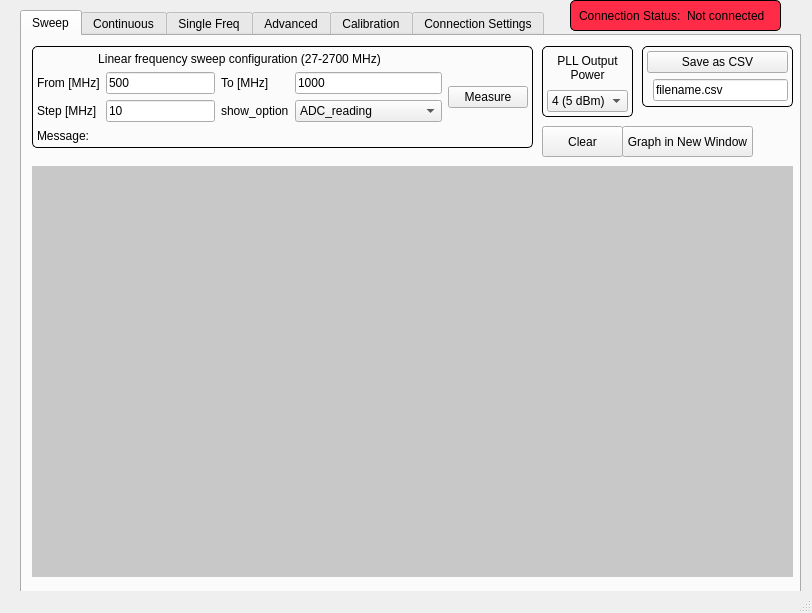
<?xml version="1.0" encoding="UTF-8"?>
<ui version="4.0">
 <class>MainWindow</class>
 <widget class="QMainWindow" name="MainWindow">
  <property name="geometry">
   <rect>
    <x>0</x>
    <y>0</y>
    <width>812</width>
    <height>613</height>
   </rect>
  </property>
  <property name="windowTitle">
   <string>Antenna Measurement System</string>
  </property>
  <widget class="QWidget" name="centralwidget">
   <widget class="QTabWidget" name="tabWidget">
    <property name="geometry">
     <rect>
      <x>20</x>
      <y>10</y>
      <width>781</width>
      <height>601</height>
     </rect>
    </property>
    <property name="currentIndex">
     <number>0</number>
    </property>
    <widget class="QWidget" name="Tab1">
     <attribute name="title">
      <string>Sweep</string>
     </attribute>
     <widget class="QWidget" name="gridWidget" native="true">
      <property name="geometry">
       <rect>
        <x>10</x>
        <y>10</y>
        <width>501</width>
        <height>102</height>
       </rect>
      </property>
      <property name="styleSheet">
       <string notr="true">QWidget#gridWidget{
border-radius: 5px; border: 1px solid white;
border-color: rgb(0, 0, 0);}</string>
      </property>
      <layout class="QGridLayout" name="gridLayout">
       <property name="leftMargin">
        <number>5</number>
       </property>
       <property name="topMargin">
        <number>5</number>
       </property>
       <property name="rightMargin">
        <number>5</number>
       </property>
       <property name="bottomMargin">
        <number>5</number>
       </property>
       <item row="2" column="0">
        <widget class="QLabel" name="label">
         <property name="text">
          <string>From [MHz]</string>
         </property>
        </widget>
       </item>
       <item row="2" column="3">
        <widget class="QLineEdit" name="toEdit">
         <property name="text">
          <string>1000</string>
         </property>
        </widget>
       </item>
       <item row="2" column="4" rowspan="2">
        <widget class="QPushButton" name="measButton">
         <property name="text">
          <string>Measure</string>
         </property>
        </widget>
       </item>
       <item row="1" column="0" colspan="4">
        <widget class="QLabel" name="label_2">
         <property name="text">
          <string>Linear frequency sweep configuration (27-2700 MHz)</string>
         </property>
         <property name="alignment">
          <set>Qt::AlignCenter</set>
         </property>
        </widget>
       </item>
       <item row="3" column="1">
        <widget class="QLineEdit" name="stepEdit">
         <property name="text">
          <string>10</string>
         </property>
        </widget>
       </item>
       <item row="2" column="1">
        <widget class="QLineEdit" name="fromEdit">
         <property name="cursor">
          <cursorShape>IBeamCursor</cursorShape>
         </property>
         <property name="inputMethodHints">
          <set>Qt::ImhDigitsOnly</set>
         </property>
         <property name="text">
          <string>500</string>
         </property>
         <property name="clearButtonEnabled">
          <bool>false</bool>
         </property>
        </widget>
       </item>
       <item row="2" column="2">
        <widget class="QLabel" name="label_3">
         <property name="text">
          <string>To [MHz]</string>
         </property>
        </widget>
       </item>
       <item row="5" column="0" colspan="5">
        <widget class="QLabel" name="msgLabel">
         <property name="text">
          <string>Message:</string>
         </property>
        </widget>
       </item>
       <item row="3" column="0">
        <widget class="QLabel" name="label_4">
         <property name="text">
          <string>Step [MHz]</string>
         </property>
        </widget>
       </item>
       <item row="3" column="3">
        <widget class="QComboBox" name="comboBox_4">
         <item>
          <property name="text">
           <string>ADC_reading</string>
          </property>
         </item>
         <item>
          <property name="text">
           <string>Reflection Coefficient</string>
          </property>
         </item>
         <item>
          <property name="text">
           <string>SWR</string>
          </property>
         </item>
        </widget>
       </item>
       <item row="3" column="2">
        <widget class="QLabel" name="label_27">
         <property name="text">
          <string>show_option</string>
         </property>
        </widget>
       </item>
      </layout>
     </widget>
     <widget class="PlotWidget" name="sweepGraphWidget" native="true">
      <property name="geometry">
       <rect>
        <x>10</x>
        <y>130</y>
        <width>761</width>
        <height>411</height>
       </rect>
      </property>
      <property name="autoFillBackground">
       <bool>false</bool>
      </property>
      <property name="styleSheet">
       <string notr="true">background-color: rgb(200, 200, 200);</string>
      </property>
     </widget>
     <widget class="QWidget" name="PLLsettingsWidget" native="true">
      <property name="geometry">
       <rect>
        <x>520</x>
        <y>10</y>
        <width>91</width>
        <height>71</height>
       </rect>
      </property>
      <property name="styleSheet">
       <string notr="true">QWidget#PLLsettingsWidget{
border-radius: 5px; border: 1px solid white;
border-color: rgb(0, 0, 0);
}</string>
      </property>
      <layout class="QGridLayout" name="gridLayout_3">
       <property name="leftMargin">
        <number>5</number>
       </property>
       <property name="topMargin">
        <number>5</number>
       </property>
       <property name="rightMargin">
        <number>5</number>
       </property>
       <property name="bottomMargin">
        <number>5</number>
       </property>
       <item row="1" column="0">
        <widget class="QComboBox" name="comboBox">
         <item>
          <property name="text">
           <string>4 (5 dBm)</string>
          </property>
         </item>
         <item>
          <property name="text">
           <string>3 (2 dBm)</string>
          </property>
         </item>
         <item>
          <property name="text">
           <string>2 (-1 dBm)</string>
          </property>
         </item>
         <item>
          <property name="text">
           <string>1 (-4 dBm)</string>
          </property>
         </item>
        </widget>
       </item>
       <item row="0" column="0">
        <widget class="QLabel" name="label_6">
         <property name="text">
          <string>PLL Output 
Power</string>
         </property>
         <property name="alignment">
          <set>Qt::AlignCenter</set>
         </property>
        </widget>
       </item>
      </layout>
     </widget>
     <widget class="QWidget" name="gridWidget2" native="true">
      <property name="geometry">
       <rect>
        <x>620</x>
        <y>10</y>
        <width>151</width>
        <height>61</height>
       </rect>
      </property>
      <property name="styleSheet">
       <string notr="true">QWidget#gridWidget2{
border-radius: 5px; border: 1px solid white;
border-color: rgb(0, 0, 0);
}</string>
      </property>
      <layout class="QGridLayout" name="gridLayout_2">
       <property name="leftMargin">
        <number>5</number>
       </property>
       <property name="topMargin">
        <number>5</number>
       </property>
       <property name="rightMargin">
        <number>5</number>
       </property>
       <property name="bottomMargin">
        <number>5</number>
       </property>
       <item row="2" column="1">
        <widget class="QLineEdit" name="lineEdit_4">
         <property name="text">
          <string>filename.csv</string>
         </property>
        </widget>
       </item>
       <item row="1" column="0" colspan="2">
        <widget class="QPushButton" name="saveButton">
         <property name="mouseTracking">
          <bool>false</bool>
         </property>
         <property name="text">
          <string>Save as CSV</string>
         </property>
        </widget>
       </item>
      </layout>
     </widget>
     <widget class="QPushButton" name="newWindowButton">
      <property name="geometry">
       <rect>
        <x>600</x>
        <y>90</y>
        <width>131</width>
        <height>31</height>
       </rect>
      </property>
      <property name="text">
       <string>Graph in New Window</string>
      </property>
     </widget>
     <widget class="QPushButton" name="clearButton">
      <property name="geometry">
       <rect>
        <x>520</x>
        <y>90</y>
        <width>81</width>
        <height>31</height>
       </rect>
      </property>
      <property name="text">
       <string>Clear</string>
      </property>
     </widget>
    </widget>
    <widget class="QWidget" name="SingleFreqTab">
     <attribute name="title">
      <string>Continuous</string>
     </attribute>
     <widget class="QWidget" name="gridWidget_2" native="true">
      <property name="geometry">
       <rect>
        <x>50</x>
        <y>20</y>
        <width>351</width>
        <height>102</height>
       </rect>
      </property>
      <property name="styleSheet">
       <string notr="true">QWidget#gridWidget_2{
border-radius: 5px; border: 1px solid white;
border-color: rgb(0, 0, 0);}</string>
      </property>
      <layout class="QGridLayout" name="gridLayout_4">
       <property name="leftMargin">
        <number>5</number>
       </property>
       <property name="topMargin">
        <number>5</number>
       </property>
       <property name="rightMargin">
        <number>5</number>
       </property>
       <property name="bottomMargin">
        <number>5</number>
       </property>
       <item row="7" column="0" colspan="4">
        <widget class="QLabel" name="msgLabel_2">
         <property name="text">
          <string>Message:</string>
         </property>
        </widget>
       </item>
       <item row="3" column="2">
        <widget class="QPushButton" name="startButton">
         <property name="text">
          <string>Start</string>
         </property>
        </widget>
       </item>
       <item row="3" column="0">
        <widget class="QLabel" name="label_5">
         <property name="sizePolicy">
          <sizepolicy hsizetype="Preferred" vsizetype="Preferred">
           <horstretch>0</horstretch>
           <verstretch>0</verstretch>
          </sizepolicy>
         </property>
         <property name="text">
          <string>Frequency [MHz]</string>
         </property>
        </widget>
       </item>
       <item row="3" column="1">
        <widget class="QLineEdit" name="singlefreqEdit">
         <property name="sizePolicy">
          <sizepolicy hsizetype="Expanding" vsizetype="Fixed">
           <horstretch>0</horstretch>
           <verstretch>0</verstretch>
          </sizepolicy>
         </property>
         <property name="cursor">
          <cursorShape>IBeamCursor</cursorShape>
         </property>
         <property name="inputMethodHints">
          <set>Qt::ImhDigitsOnly</set>
         </property>
         <property name="text">
          <string>500</string>
         </property>
         <property name="clearButtonEnabled">
          <bool>false</bool>
         </property>
        </widget>
       </item>
       <item row="1" column="0" colspan="3">
        <widget class="QLabel" name="label_16">
         <property name="text">
          <string>Singl frequency measurement</string>
         </property>
         <property name="alignment">
          <set>Qt::AlignCenter</set>
         </property>
        </widget>
       </item>
       <item row="4" column="2">
        <widget class="QPushButton" name="stopButton">
         <property name="text">
          <string>Stop</string>
         </property>
        </widget>
       </item>
       <item row="4" column="0">
        <widget class="QLabel" name="label_84">
         <property name="sizePolicy">
          <sizepolicy hsizetype="Preferred" vsizetype="Preferred">
           <horstretch>0</horstretch>
           <verstretch>0</verstretch>
          </sizepolicy>
         </property>
         <property name="text">
          <string>Span [MHz]</string>
         </property>
        </widget>
       </item>
       <item row="4" column="1">
        <widget class="QLineEdit" name="singleStepEdit">
         <property name="sizePolicy">
          <sizepolicy hsizetype="Expanding" vsizetype="Fixed">
           <horstretch>0</horstretch>
           <verstretch>0</verstretch>
          </sizepolicy>
         </property>
         <property name="cursor">
          <cursorShape>IBeamCursor</cursorShape>
         </property>
         <property name="inputMethodHints">
          <set>Qt::ImhDigitsOnly</set>
         </property>
         <property name="text">
          <string>10</string>
         </property>
         <property name="clearButtonEnabled">
          <bool>false</bool>
         </property>
        </widget>
       </item>
      </layout>
     </widget>
     <widget class="QWidget" name="PLLsettingsWidget_2" native="true">
      <property name="geometry">
       <rect>
        <x>410</x>
        <y>20</y>
        <width>91</width>
        <height>71</height>
       </rect>
      </property>
      <property name="styleSheet">
       <string notr="true">QWidget#PLLsettingsWidget_2{
border-radius: 5px; border: 1px solid white;
border-color: rgb(0, 0, 0);
}</string>
      </property>
      <layout class="QGridLayout" name="gridLayout_8">
       <property name="leftMargin">
        <number>5</number>
       </property>
       <property name="topMargin">
        <number>5</number>
       </property>
       <property name="rightMargin">
        <number>5</number>
       </property>
       <property name="bottomMargin">
        <number>5</number>
       </property>
       <item row="1" column="0">
        <widget class="QComboBox" name="comboBox_2">
         <item>
          <property name="text">
           <string>4 (5 dBm)</string>
          </property>
         </item>
         <item>
          <property name="text">
           <string>3 (2 dBm)</string>
          </property>
         </item>
         <item>
          <property name="text">
           <string>2 (-1 dBm)</string>
          </property>
         </item>
         <item>
          <property name="text">
           <string>1 (-4 dBm)</string>
          </property>
         </item>
        </widget>
       </item>
       <item row="0" column="0">
        <widget class="QLabel" name="label_18">
         <property name="text">
          <string>PLL Output 
Power</string>
         </property>
         <property name="alignment">
          <set>Qt::AlignCenter</set>
         </property>
        </widget>
       </item>
      </layout>
     </widget>
     <widget class="PlotWidget" name="singleFreqGraph" native="true">
      <property name="geometry">
       <rect>
        <x>40</x>
        <y>140</y>
        <width>681</width>
        <height>381</height>
       </rect>
      </property>
      <property name="styleSheet">
       <string notr="true">background-color: rgb(227, 227, 227);</string>
      </property>
     </widget>
     <widget class="QWidget" name="readingWidget" native="true">
      <property name="geometry">
       <rect>
        <x>510</x>
        <y>20</y>
        <width>211</width>
        <height>61</height>
       </rect>
      </property>
      <property name="styleSheet">
       <string notr="true">QWidget#readingWidget{
border-radius: 5px; border: 1px solid white;
border-color: rgb(0, 0, 0);
}</string>
      </property>
      <layout class="QGridLayout" name="gridLayout_9">
       <property name="leftMargin">
        <number>15</number>
       </property>
       <property name="topMargin">
        <number>15</number>
       </property>
       <property name="rightMargin">
        <number>15</number>
       </property>
       <property name="bottomMargin">
        <number>15</number>
       </property>
       <item row="2" column="1">
        <widget class="QLabel" name="label_19">
         <property name="text">
          <string>ADC Reading:</string>
         </property>
        </widget>
       </item>
       <item row="2" column="2">
        <widget class="QLabel" name="label_22">
         <property name="text">
          <string>-</string>
         </property>
        </widget>
       </item>
       <item row="3" column="1">
        <widget class="QLabel" name="label_20">
         <property name="text">
          <string>Ref. Coefficient:</string>
         </property>
        </widget>
       </item>
       <item row="3" column="2">
        <widget class="QLabel" name="label_21">
         <property name="text">
          <string>-</string>
         </property>
        </widget>
       </item>
      </layout>
     </widget>
    </widget>
    <widget class="QWidget" name="SingleFreq2Tab">
     <attribute name="title">
      <string>Single Freq</string>
     </attribute>
     <widget class="QWidget" name="readingWidget_4" native="true">
      <property name="geometry">
       <rect>
        <x>401</x>
        <y>131</y>
        <width>211</width>
        <height>61</height>
       </rect>
      </property>
      <property name="styleSheet">
       <string notr="true">QWidget#readingWidget_4{
border-radius: 5px; border: 1px solid white;
border-color: rgb(0, 0, 0);
}</string>
      </property>
      <layout class="QGridLayout" name="gridLayout_35">
       <item row="2" column="1">
        <widget class="QLabel" name="label_77">
         <property name="text">
          <string>ADC Reading:</string>
         </property>
        </widget>
       </item>
       <item row="2" column="2">
        <widget class="QLabel" name="label_78">
         <property name="text">
          <string>-</string>
         </property>
        </widget>
       </item>
       <item row="3" column="1">
        <widget class="QLabel" name="label_79">
         <property name="text">
          <string>Ref. Coefficient:</string>
         </property>
        </widget>
       </item>
       <item row="3" column="2">
        <widget class="QLabel" name="label_80">
         <property name="text">
          <string>-</string>
         </property>
        </widget>
       </item>
      </layout>
     </widget>
     <widget class="QWidget" name="gridWidget_7" native="true">
      <property name="geometry">
       <rect>
        <x>11</x>
        <y>11</y>
        <width>501</width>
        <height>102</height>
       </rect>
      </property>
      <property name="styleSheet">
       <string notr="true">QWidget#gridWidget_7{
border-radius: 5px; border: 1px solid white;
border-color: rgb(0, 0, 0);}</string>
      </property>
      <layout class="QGridLayout" name="gridLayout_36">
       <property name="leftMargin">
        <number>5</number>
       </property>
       <property name="topMargin">
        <number>5</number>
       </property>
       <property name="rightMargin">
        <number>5</number>
       </property>
       <property name="bottomMargin">
        <number>5</number>
       </property>
       <item row="5" column="0" colspan="4">
        <widget class="QLabel" name="msgLabel_10">
         <property name="text">
          <string>Message:</string>
         </property>
        </widget>
       </item>
       <item row="2" column="1">
        <widget class="QLineEdit" name="fromEdit_10">
         <property name="cursor">
          <cursorShape>IBeamCursor</cursorShape>
         </property>
         <property name="inputMethodHints">
          <set>Qt::ImhDigitsOnly</set>
         </property>
         <property name="text">
          <string>500</string>
         </property>
         <property name="clearButtonEnabled">
          <bool>false</bool>
         </property>
        </widget>
       </item>
       <item row="1" column="0" colspan="3">
        <widget class="QLabel" name="label_81">
         <property name="text">
          <string>Singl frequency measurement</string>
         </property>
         <property name="alignment">
          <set>Qt::AlignCenter</set>
         </property>
        </widget>
       </item>
       <item row="2" column="0">
        <widget class="QLabel" name="label_82">
         <property name="text">
          <string>Frequency [MHz]</string>
         </property>
        </widget>
       </item>
       <item row="2" column="2">
        <widget class="QPushButton" name="measButton_7">
         <property name="text">
          <string>Measure</string>
         </property>
        </widget>
       </item>
      </layout>
     </widget>
     <widget class="QWidget" name="PLLsettingsWidget_10" native="true">
      <property name="geometry">
       <rect>
        <x>521</x>
        <y>11</y>
        <width>91</width>
        <height>71</height>
       </rect>
      </property>
      <property name="styleSheet">
       <string notr="true">QWidget#PLLsettingsWidget_10{
border-radius: 5px; border: 1px solid white;
border-color: rgb(0, 0, 0);
}</string>
      </property>
      <layout class="QGridLayout" name="gridLayout_37">
       <property name="leftMargin">
        <number>5</number>
       </property>
       <property name="topMargin">
        <number>5</number>
       </property>
       <property name="rightMargin">
        <number>5</number>
       </property>
       <property name="bottomMargin">
        <number>5</number>
       </property>
       <item row="1" column="0">
        <widget class="QComboBox" name="comboBox_10">
         <item>
          <property name="text">
           <string>4 (5 dBm)</string>
          </property>
         </item>
         <item>
          <property name="text">
           <string>3 (2 dBm)</string>
          </property>
         </item>
         <item>
          <property name="text">
           <string>2 (-1 dBm)</string>
          </property>
         </item>
         <item>
          <property name="text">
           <string>1 (-4 dBm)</string>
          </property>
         </item>
        </widget>
       </item>
       <item row="0" column="0">
        <widget class="QLabel" name="label_83">
         <property name="text">
          <string>PLL Output 
Power</string>
         </property>
         <property name="alignment">
          <set>Qt::AlignCenter</set>
         </property>
        </widget>
       </item>
      </layout>
     </widget>
     <widget class="PlotWidget" name="barGraph" native="true">
      <property name="geometry">
       <rect>
        <x>130</x>
        <y>130</y>
        <width>241</width>
        <height>381</height>
       </rect>
      </property>
      <property name="styleSheet">
       <string notr="true">background-color: rgb(227, 227, 227);</string>
      </property>
     </widget>
    </widget>
    <widget class="QWidget" name="Tab3">
     <attribute name="title">
      <string>Advanced</string>
     </attribute>
     <widget class="QLabel" name="label_7">
      <property name="geometry">
       <rect>
        <x>20</x>
        <y>20</y>
        <width>221</width>
        <height>31</height>
       </rect>
      </property>
      <property name="text">
       <string>Manual Register Settings</string>
      </property>
     </widget>
     <widget class="QWidget" name="reg_widget" native="true">
      <property name="geometry">
       <rect>
        <x>20</x>
        <y>50</y>
        <width>271</width>
        <height>201</height>
       </rect>
      </property>
      <property name="autoFillBackground">
       <bool>false</bool>
      </property>
      <property name="styleSheet">
       <string notr="true">QWidget#reg_widget{
border-radius: 5px; border: 1px solid white;
border-color: rgb(0, 0, 0);
}</string>
      </property>
      <layout class="QGridLayout" name="gridLayout_6">
       <property name="leftMargin">
        <number>15</number>
       </property>
       <property name="topMargin">
        <number>15</number>
       </property>
       <property name="rightMargin">
        <number>15</number>
       </property>
       <property name="bottomMargin">
        <number>15</number>
       </property>
       <item row="7" column="2">
        <widget class="QLineEdit" name="lineEdit_12">
         <property name="text">
          <string>00400005</string>
         </property>
        </widget>
       </item>
       <item row="5" column="2">
        <widget class="QLineEdit" name="lineEdit_10">
         <property name="text">
          <string> 0000000B</string>
         </property>
        </widget>
       </item>
       <item row="0" column="2">
        <widget class="QLineEdit" name="lineEdit_9">
         <property name="text">
          <string>007D0000</string>
         </property>
        </widget>
       </item>
       <item row="6" column="2">
        <widget class="QLineEdit" name="lineEdit_11">
         <property name="text">
          <string> 6180B23C</string>
         </property>
        </widget>
       </item>
       <item row="4" column="0">
        <widget class="QLabel" name="label_12">
         <property name="text">
          <string>Register 2</string>
         </property>
        </widget>
       </item>
       <item row="7" column="0">
        <widget class="QLabel" name="label_15">
         <property name="text">
          <string>Register 5</string>
         </property>
        </widget>
       </item>
       <item row="1" column="2">
        <widget class="QLineEdit" name="lineEdit_7">
         <property name="text">
          <string> 2000FFF9</string>
         </property>
        </widget>
       </item>
       <item row="6" column="0">
        <widget class="QLabel" name="label_14">
         <property name="text">
          <string>Register 4</string>
         </property>
        </widget>
       </item>
       <item row="4" column="2">
        <widget class="QLineEdit" name="lineEdit_8">
         <property name="text">
          <string>00004042</string>
         </property>
        </widget>
       </item>
       <item row="1" column="0">
        <widget class="QLabel" name="label_10">
         <property name="text">
          <string>Register 1</string>
         </property>
        </widget>
       </item>
       <item row="0" column="0">
        <widget class="QLabel" name="label_11">
         <property name="text">
          <string>Register 0</string>
         </property>
        </widget>
       </item>
       <item row="5" column="0">
        <widget class="QLabel" name="label_13">
         <property name="text">
          <string>Register 3</string>
         </property>
        </widget>
       </item>
      </layout>
     </widget>
     <widget class="QPushButton" name="pushButton_2">
      <property name="geometry">
       <rect>
        <x>100</x>
        <y>260</y>
        <width>101</width>
        <height>21</height>
       </rect>
      </property>
      <property name="text">
       <string>Send</string>
      </property>
     </widget>
    </widget>
    <widget class="QWidget" name="CalibrationTab">
     <attribute name="title">
      <string>Calibration</string>
     </attribute>
     <widget class="QWidget" name="calibrationSettings" native="true">
      <property name="geometry">
       <rect>
        <x>20</x>
        <y>20</y>
        <width>491</width>
        <height>121</height>
       </rect>
      </property>
      <property name="styleSheet">
       <string notr="true">QWidget#calibrationSettings{
border-radius: 5px; border: 1px solid white;
border-color: rgb(0, 0, 0);}</string>
      </property>
      <layout class="QGridLayout" name="gridLayout_11">
       <property name="leftMargin">
        <number>5</number>
       </property>
       <property name="topMargin">
        <number>5</number>
       </property>
       <property name="rightMargin">
        <number>5</number>
       </property>
       <property name="bottomMargin">
        <number>5</number>
       </property>
       <item row="2" column="2">
        <widget class="QLabel" name="label_25">
         <property name="text">
          <string>To [MHz]</string>
         </property>
        </widget>
       </item>
       <item row="2" column="0">
        <widget class="QLabel" name="label_23">
         <property name="text">
          <string>From [MHz]</string>
         </property>
        </widget>
       </item>
       <item row="2" column="1">
        <widget class="QLineEdit" name="fromEdit_3">
         <property name="cursor">
          <cursorShape>IBeamCursor</cursorShape>
         </property>
         <property name="inputMethodHints">
          <set>Qt::ImhDigitsOnly</set>
         </property>
         <property name="text">
          <string>500</string>
         </property>
         <property name="clearButtonEnabled">
          <bool>false</bool>
         </property>
        </widget>
       </item>
       <item row="1" column="0" colspan="4">
        <widget class="QLabel" name="label_24">
         <property name="text">
          <string>Calibration Menu (27-2700 MHz)</string>
         </property>
         <property name="alignment">
          <set>Qt::AlignCenter</set>
         </property>
        </widget>
       </item>
       <item row="2" column="3">
        <widget class="QLineEdit" name="toEdit_2">
         <property name="text">
          <string>1000</string>
         </property>
        </widget>
       </item>
       <item row="3" column="0" rowspan="3" colspan="4">
        <widget class="QLabel" name="msgLabel_3">
         <property name="text">
          <string>Message:</string>
         </property>
        </widget>
       </item>
       <item row="2" column="5">
        <widget class="QPushButton" name="calibrateShortButton">
         <property name="text">
          <string>Calibrate Short</string>
         </property>
        </widget>
       </item>
       <item row="3" column="5">
        <widget class="QPushButton" name="calibrateMatchButton">
         <property name="text">
          <string>Calibrate Match</string>
         </property>
        </widget>
       </item>
       <item row="4" column="5">
        <widget class="QPushButton" name="testMeasureButton">
         <property name="text">
          <string>Test Measure</string>
         </property>
        </widget>
       </item>
      </layout>
     </widget>
     <widget class="PlotWidget" name="calibrateGraphWidget" native="true">
      <property name="geometry">
       <rect>
        <x>20</x>
        <y>150</y>
        <width>741</width>
        <height>391</height>
       </rect>
      </property>
      <property name="autoFillBackground">
       <bool>false</bool>
      </property>
      <property name="styleSheet">
       <string notr="true">background-color: rgb(200, 200, 200);</string>
      </property>
     </widget>
     <widget class="QWidget" name="calibrationPowerWidget" native="true">
      <property name="geometry">
       <rect>
        <x>520</x>
        <y>20</y>
        <width>161</width>
        <height>71</height>
       </rect>
      </property>
      <property name="styleSheet">
       <string notr="true">QWidget#calibrationPowerWidget{
border-radius: 5px; border: 1px solid white;
border-color: rgb(0, 0, 0);
}</string>
      </property>
      <layout class="QGridLayout" name="gridLayout_12">
       <property name="leftMargin">
        <number>5</number>
       </property>
       <property name="topMargin">
        <number>5</number>
       </property>
       <property name="rightMargin">
        <number>5</number>
       </property>
       <property name="bottomMargin">
        <number>5</number>
       </property>
       <item row="1" column="0">
        <widget class="QComboBox" name="comboBox_3">
         <item>
          <property name="text">
           <string>4 (5 dBm)</string>
          </property>
         </item>
         <item>
          <property name="text">
           <string>3 (2 dBm)</string>
          </property>
         </item>
         <item>
          <property name="text">
           <string>2 (-1 dBm)</string>
          </property>
         </item>
         <item>
          <property name="text">
           <string>1 (-4 dBm)</string>
          </property>
         </item>
        </widget>
       </item>
       <item row="0" column="0">
        <widget class="QLabel" name="label_26">
         <property name="text">
          <string>Power level for calibration</string>
         </property>
         <property name="alignment">
          <set>Qt::AlignCenter</set>
         </property>
        </widget>
       </item>
      </layout>
     </widget>
    </widget>
    <widget class="QWidget" name="Tab4">
     <attribute name="title">
      <string>Connection Settings</string>
     </attribute>
     <widget class="QWidget" name="connection_widget" native="true">
      <property name="enabled">
       <bool>false</bool>
      </property>
      <property name="geometry">
       <rect>
        <x>20</x>
        <y>120</y>
        <width>591</width>
        <height>81</height>
       </rect>
      </property>
      <property name="autoFillBackground">
       <bool>false</bool>
      </property>
      <property name="styleSheet">
       <string notr="true">QWidget#connection_widget{
border-radius: 5px; border: 1px solid white;
border-color: rgb(0, 0, 0);
}</string>
      </property>
      <layout class="QGridLayout" name="gridLayout_5">
       <property name="leftMargin">
        <number>15</number>
       </property>
       <property name="topMargin">
        <number>15</number>
       </property>
       <property name="rightMargin">
        <number>15</number>
       </property>
       <property name="bottomMargin">
        <number>15</number>
       </property>
       <item row="0" column="2">
        <widget class="QComboBox" name="devices_comboBox">
         <property name="sizePolicy">
          <sizepolicy hsizetype="Preferred" vsizetype="Fixed">
           <horstretch>3</horstretch>
           <verstretch>0</verstretch>
          </sizepolicy>
         </property>
        </widget>
       </item>
       <item row="0" column="0">
        <widget class="QLabel" name="label_8">
         <property name="text">
          <string>Device</string>
         </property>
        </widget>
       </item>
       <item row="1" column="0">
        <widget class="QPushButton" name="refreshButton">
         <property name="text">
          <string>Refresh List</string>
         </property>
        </widget>
       </item>
      </layout>
     </widget>
     <widget class="QLabel" name="label_17">
      <property name="geometry">
       <rect>
        <x>20</x>
        <y>20</y>
        <width>641</width>
        <height>61</height>
       </rect>
      </property>
      <property name="text">
       <string>This program attepmts to connect automatically to Antenna Measurement System (address 98:D3:31:90:53:B3)
</string>
      </property>
     </widget>
     <widget class="QPushButton" name="disconnectButton">
      <property name="geometry">
       <rect>
        <x>110</x>
        <y>70</y>
        <width>75</width>
        <height>24</height>
       </rect>
      </property>
      <property name="text">
       <string>Disconnect</string>
      </property>
     </widget>
     <widget class="QPushButton" name="connectButton">
      <property name="geometry">
       <rect>
        <x>20</x>
        <y>70</y>
        <width>75</width>
        <height>24</height>
       </rect>
      </property>
      <property name="text">
       <string>Connect</string>
      </property>
     </widget>
     <widget class="QWidget" name="diag_widget" native="true">
      <property name="enabled">
       <bool>true</bool>
      </property>
      <property name="geometry">
       <rect>
        <x>20</x>
        <y>210</y>
        <width>551</width>
        <height>101</height>
       </rect>
      </property>
      <property name="autoFillBackground">
       <bool>false</bool>
      </property>
      <property name="styleSheet">
       <string notr="true">QWidget#diag_widget{
border-radius: 5px; border: 1px solid white;
border-color: rgb(0, 0, 0);
}</string>
      </property>
      <layout class="QGridLayout" name="gridLayout_10">
       <property name="leftMargin">
        <number>15</number>
       </property>
       <property name="topMargin">
        <number>15</number>
       </property>
       <property name="rightMargin">
        <number>15</number>
       </property>
       <property name="bottomMargin">
        <number>15</number>
       </property>
       <item row="0" column="0">
        <widget class="QPushButton" name="amsversionButton">
         <property name="text">
          <string>AMS_VERSION()</string>
         </property>
        </widget>
       </item>
       <item row="1" column="0">
        <widget class="QPushButton" name="amshowareyouButton">
         <property name="text">
          <string>AMS_HOWAREYOU()</string>
         </property>
        </widget>
       </item>
       <item row="0" column="1" rowspan="2">
        <widget class="QLabel" name="amsversionText">
         <property name="sizePolicy">
          <sizepolicy hsizetype="Preferred" vsizetype="Preferred">
           <horstretch>2</horstretch>
           <verstretch>0</verstretch>
          </sizepolicy>
         </property>
         <property name="text">
          <string>...</string>
         </property>
        </widget>
       </item>
      </layout>
     </widget>
    </widget>
   </widget>
   <widget class="QWidget" name="status_widget" native="true">
    <property name="geometry">
     <rect>
      <x>570</x>
      <y>0</y>
      <width>211</width>
      <height>31</height>
     </rect>
    </property>
    <property name="styleSheet">
     <string notr="true">QWidget#status_widget{
	background-color: rgb(255, 43, 71);
border-radius: 5px; border: 1px solid white;
border-color: rgb(0, 0, 0);
}</string>
    </property>
    <layout class="QVBoxLayout" name="verticalLayout">
     <property name="leftMargin">
      <number>0</number>
     </property>
     <property name="topMargin">
      <number>0</number>
     </property>
     <property name="rightMargin">
      <number>0</number>
     </property>
     <property name="bottomMargin">
      <number>0</number>
     </property>
     <item>
      <widget class="QWidget" name="status_wrap" native="true">
       <layout class="QGridLayout" name="gridLayout_7">
        <item row="0" column="0">
         <widget class="QLabel" name="label_9">
          <property name="text">
           <string>Connection Status:</string>
          </property>
         </widget>
        </item>
        <item row="0" column="1">
         <widget class="QLabel" name="con_status">
          <property name="text">
           <string>Not connected</string>
          </property>
         </widget>
        </item>
       </layout>
      </widget>
     </item>
    </layout>
   </widget>
  </widget>
  <widget class="QStatusBar" name="statusbar"/>
 </widget>
 <customwidgets>
  <customwidget>
   <class>PlotWidget</class>
   <extends>QWidget</extends>
   <header>pyqtgraph</header>
   <container>1</container>
  </customwidget>
 </customwidgets>
 <resources/>
 <connections/>
</ui>
